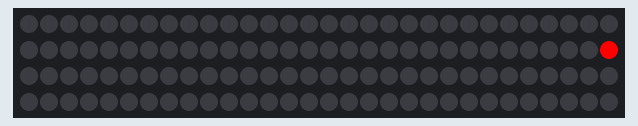
Simulated run of this sketch. Board: Arduino Uno, built with avr-gcc and run on an emulated ATmega328P. Shown: 120 RGB LEDs in strip order, left to right, continuing on the next row. Colours are those a GRB WS2812 strip shows for the declared byte order.

Above: at 0.15 s.
At 1.0 s:
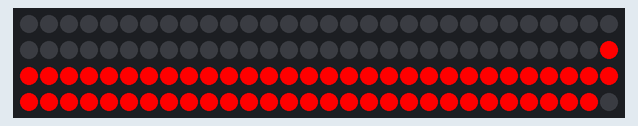
At 3.8 s:
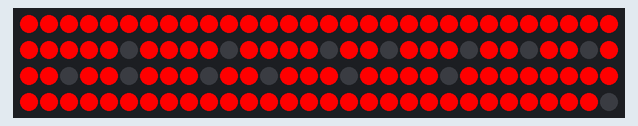
At 10.8 s:
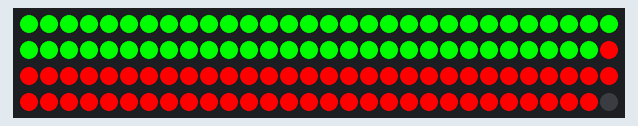
At 18.5 s:
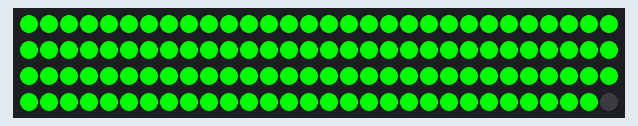
At 35.2 s:
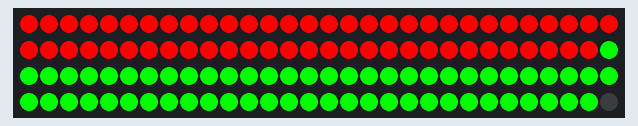

The sketch:

led_strip_2.ino
```cpp
#include "FastLED.h"

#define NUM_LEDS 120
#define DATA_PIN 2
#define TWO_HUNDRED_PI 628

CRGB leds[NUM_LEDS];

int element = 0;
int last_element = 0;

void setup() {
    FastLED.addLeds<WS2812B, DATA_PIN, RGB>(leds, NUM_LEDS);

}

void loop() {
    for(int i=0; i<TWO_HUNDRED_PI; i++){
        element = round((NUM_LEDS-1)/2*(sin(i/100.0)+1));
        leds[element].g = 255;
        leds[element].r = 0;
        FastLED.show();

        delay(1);

        if(element < last_element){
            leds[element].g = 0;
            FastLED.show();
        }

        last_element = element;
    }
    for(int i=0; i<TWO_HUNDRED_PI; i++){
        element = round((NUM_LEDS-1)/2*(sin(i/100.0)+1));
        leds[element].g = 0;
        leds[element].r = 255;
        FastLED.show();

        delay(1);

        if(element < last_element){
            leds[element].g = 0;
            FastLED.show();
        }

        last_element = element;
    }
}
```
